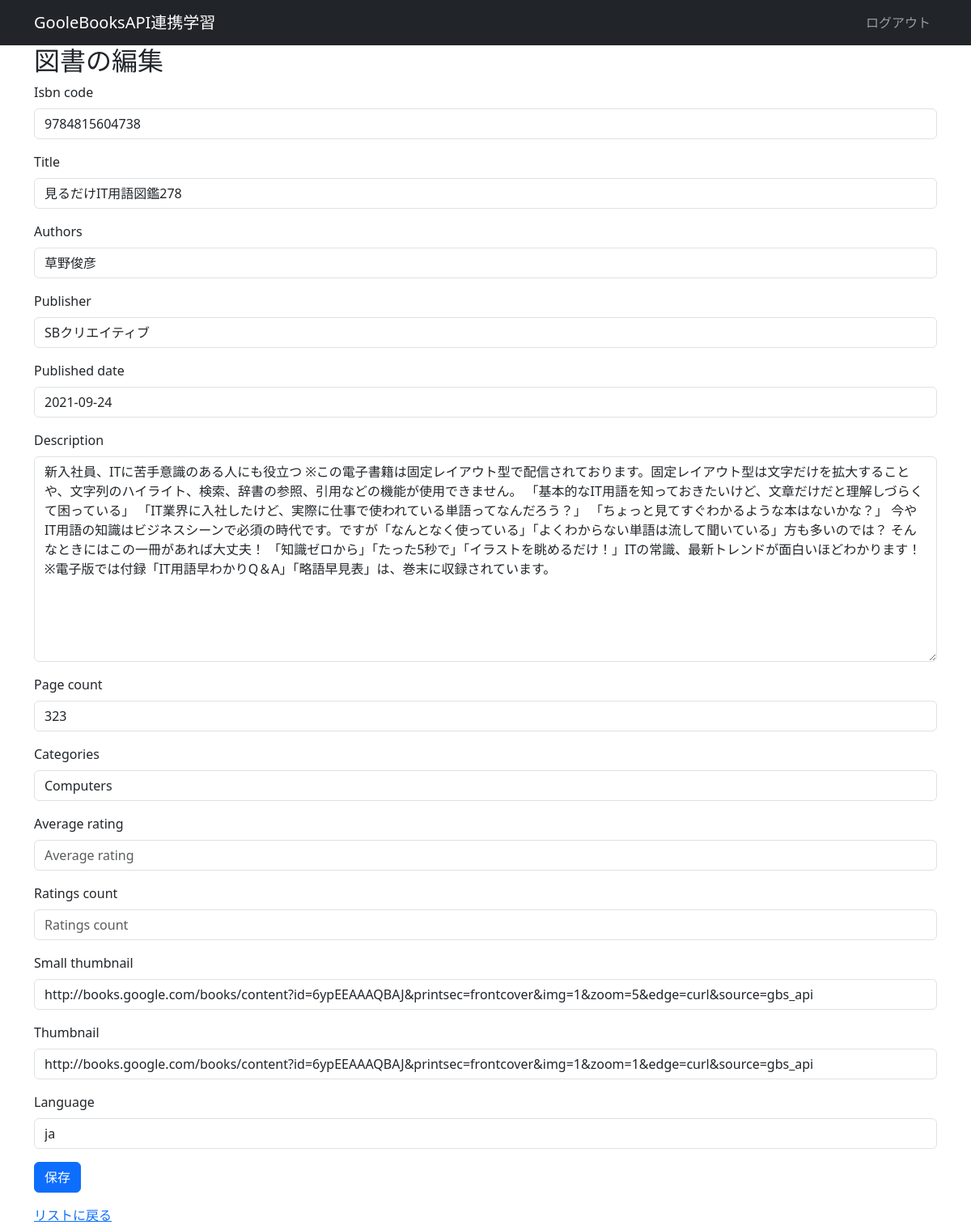
/7/edit/ (signed in), run on the app's committed database.
### books/models.py (models this page shows, shortened)
class Book(models.Model):
    id = models.AutoField(primary_key=True)                                 # 明示的にidフィールドを定義
    isbn_code = models.CharField(max_length=13, unique=True)                # ISVNコード[必須]
    title = models.CharField(max_length=200)                                # タイトル[必須]
    authors = models.CharField(max_length=200)                              # 著者[必須]　※リストで返ってくる
    publisher = models.CharField(max_length=200, blank=True, null=True)     # 出版社
    published_date = models.CharField(max_length=20, blank=True, null=True) # 出版日
    description = models.TextField(blank=True, null=True)                   # 書籍の説明
    page_count = models.IntegerField(blank=True, null=True)                 # ページ数
    categories = models.CharField(max_length=200, blank=True, null=True)    # 書籍のカテゴリー　※リストで返ってくる
    average_rating = models.FloatField(blank=True, null=True)               # 平均評価（1〜5の範囲）
    ratings_count = models.IntegerField(blank=True, null=True)              # 評価の件数
    small_thumbnail = models.URLField(blank=True, null=True)                # 小さいサムネイル画像のURL
    thumbnail = models.URLField(blank=True, null=True)                      # サムネイル画像のURL
    language = models.CharField(max_length=10, blank=True, null=True)       # 書籍の言語コード（ISO 639-1)[必須]
    date_add = models.DateTimeField(auto_now_add=True)                      # 登録日
    user = models.ForeignKey(User, on_delete=models.CASCADE)                # 登録ユーザー

### books/views.py (the view)
# urls.py: path('<int:pk>/edit/', views.book_edit, name='edit'),
@login_required
def book_edit(request, pk):
    book = get_object_or_404(Book, pk=pk)
    if request.method == 'POST':
        form = BookForm(request.POST, instance=book)
        if form.is_valid():
            form.save()
            return redirect('list')
    else:
        form = BookForm(instance=book)
    return render(request, 'books/book_form.html', {'form': form})

### books/forms.py
class BookForm(forms.ModelForm):
    class Meta:
        model = Book
        fields = [
            'isbn_code',
            'title',
            'authors',
            'publisher',
            'published_date',
            'description',
            'page_count',
            'categories',
            'average_rating',
            'ratings_count',
            'small_thumbnail',
            'thumbnail',
            'language'
            ]
        widgets = {
            'isbn_code': forms.TextInput(attrs={'readonly': 'readonly'}),
        }
        """
        widgets 属性は、Djangoのフォームで使用されるウィジェットを指定するためのものです。
        ウィジェットは、フォームフィールドがどのようにレンダリングされるか（表示されるか）を制御します。
        具体的には、各フィールドに対してどのHTML要素（例：<input>、<textarea>など）を使用するか、
        そしてその要素に適用する属性（例：readonly、classなど）を指定できます。

        ■ widgets 属性の役割
          ● ウィジェットのカスタマイズ: フォームフィールドのデフォルトのレンダリング方法をカスタマイズします。
          ● HTML属性の設定: ウィジェットに追加のHTML属性を設定します（例：プレースホルダー、CSSクラス、読み取り専用など）。
        """

### books/templates/books/book_form.html (shortened to what this page needs)
{% extends 'base.html' %}
{% load django_bootstrap5 %}
{% block main %}
  {% if form.instance.pk %}
    <h2>図書の編集</h2>
    <form method="post" action="{% url 'edit' form.instance.pk %}">
  {% else %}
    <h2>図書の新規登録</h2>
    <form method="post" action="{% url 'add' %}">
  {% endif %}
      {% bootstrap_form form %}
      {% bootstrap_button button_type="submit" content="保存" %}
    </form>
    <a href="{% url 'list' %}">リストに戻る</a>
{% endblock %}

### data on the page
Book: isbn_code "9784815604738", title "見るだけIT用語図鑑278", authors "草野俊彦", publisher "SBクリエイティブ", published_date "2021-09-24", description "新入社員、ITに苦手意識のある人にも役立つ ※この電子書籍は固定レイアウト型で配信されております。固定レイアウト型は文字だけを拡大することや、文字列のハイライト、検索、辞書の参照、引用などの機能が使用できません。 「基本的なIT用語を知っておきたいけど、文章だけだと理解しづらくて困っている」 「IT業界に入社したけど、実際に仕事で使われている単語ってなんだろう？」 「ちょっと見てすぐわかるような本はないかな？」 今やIT用語の知識はビジネスシーンで必須の時代です。ですが「なんとなく使っている」「よくわからない単語は流して聞いている」方も多いのでは？ そんなときにはこの一冊があれば大丈夫！ 「知識ゼロから」「たった5秒で」「イラストを眺めるだけ！」ITの常識、最新トレンドが面白いほどわかります！ ※電子版では付録「IT用語早わかりQ＆A」「略語早見表」は、巻末に収録されています。", page_count "323", categories "Computers", small_thumbnail "http://books.google.com/books/content?id=6ypEEAAAQBAJ&printsec=frontcover&img=1&zoom=5&edge=curl&source=gbs_api", thumbnail "http://books.google.com/books/content?id=6ypEEAAAQBAJ&printsec=frontcover&img=1&zoom=1&edge=curl&source=gbs_api", language "ja"
